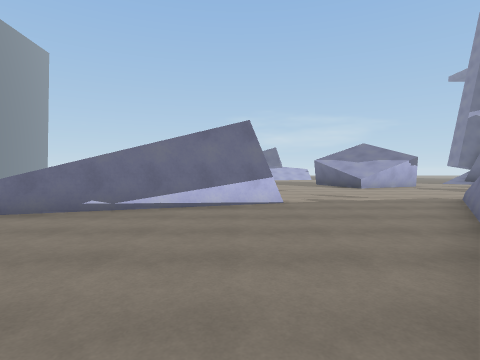
[1] (above)

24 first-person views from a walk through a scene from a Unity 3-D project. The camera is 1.4 m above the floor, tilts 2° down and sees 80° across. The floor is counted in squares, 2 m on a side. Each view is taken from the middle of a square. On the plan, view 1 faces up. The plan holds only what a view shows up to about 10 squares ahead; the rest is blank. The place goes on beyond the plan. Surface patterns are stand-ins for the level's own textures.

[2]
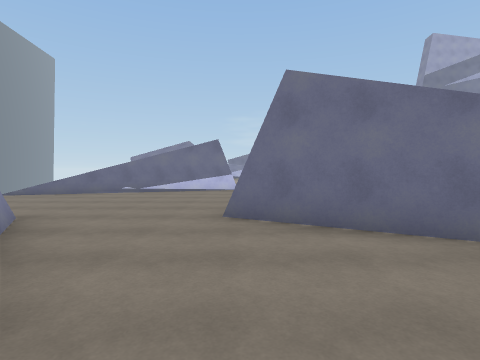

[3]
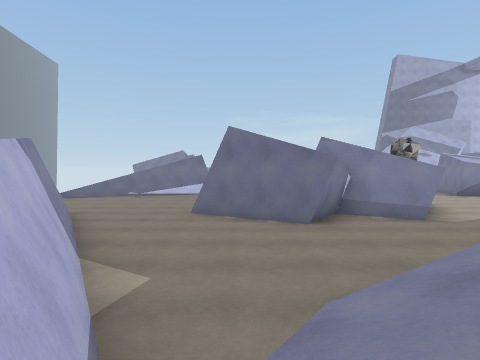

[4]
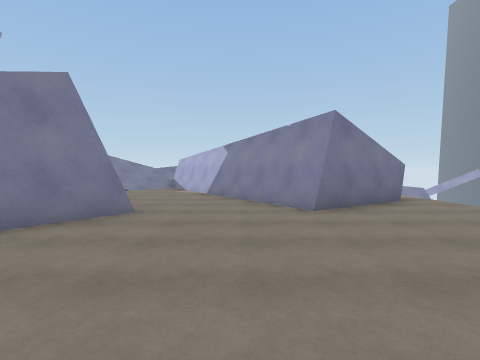

[5]
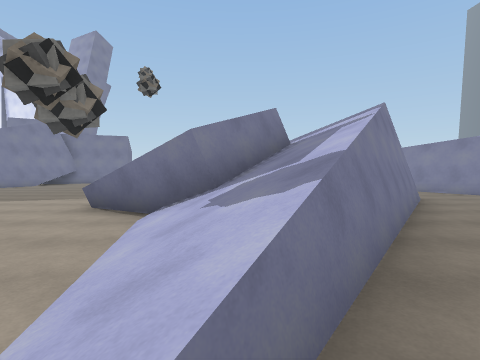

[6]
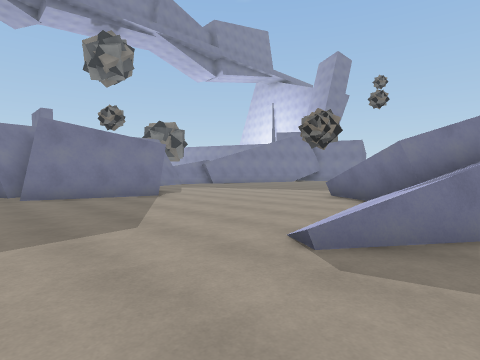

[7]
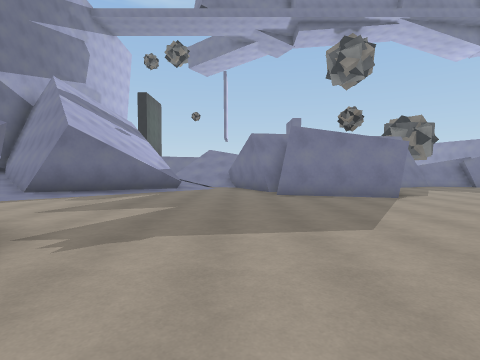

[8]
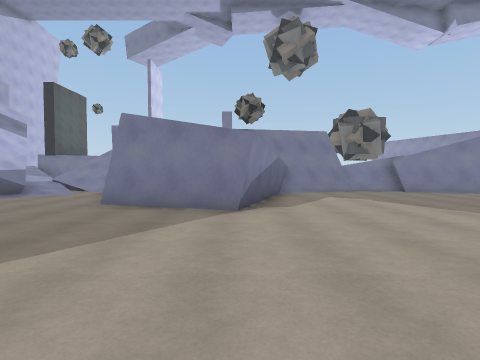

[9]
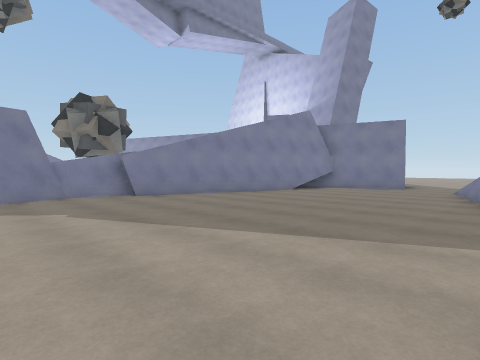

[10]
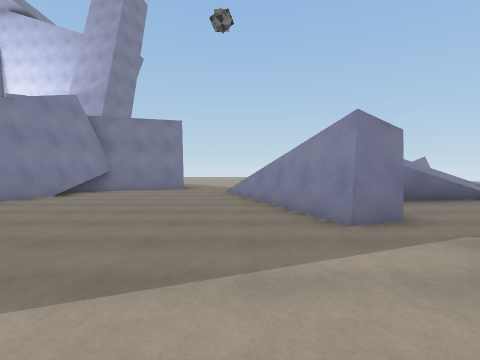

[11]
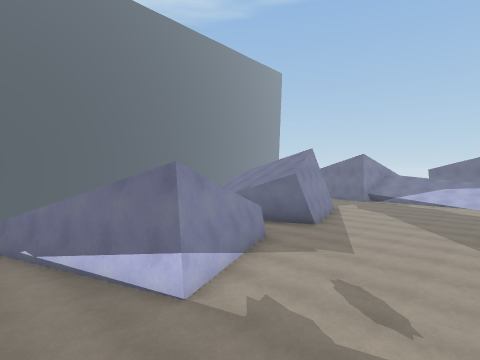

[12]
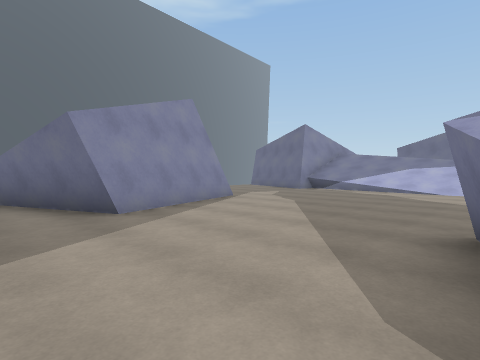

[13]
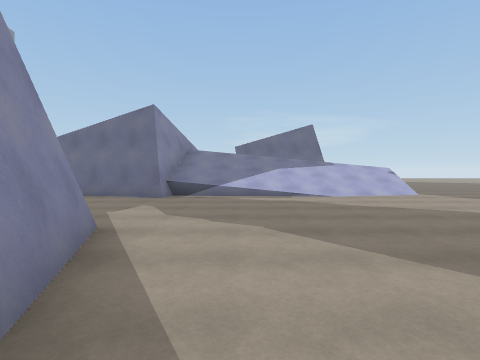

[14]
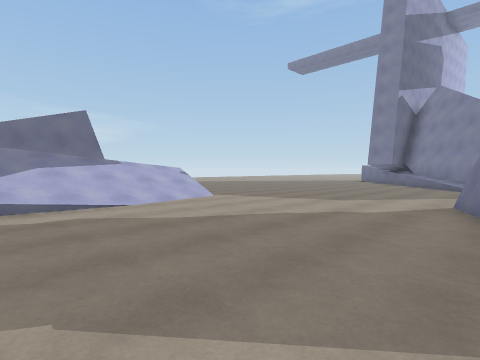

[15]
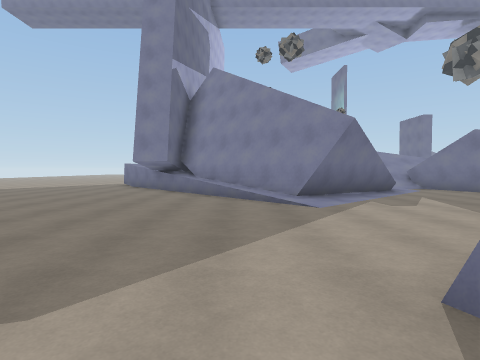

[16]
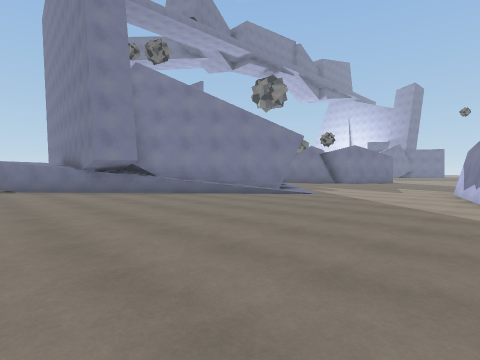

[17]
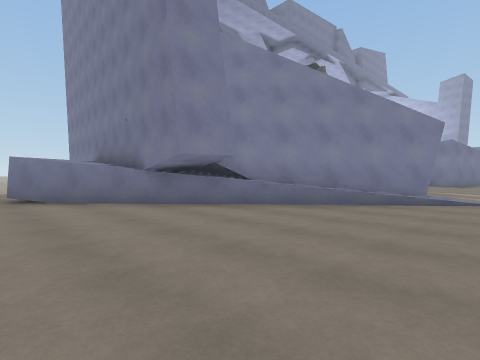

[18]
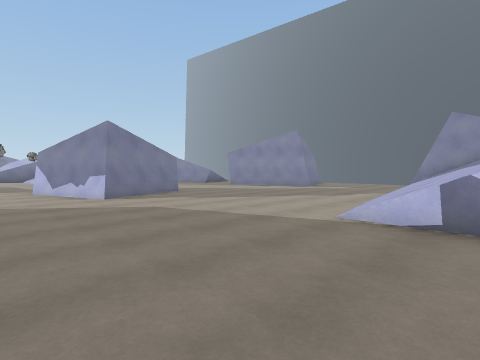

[19]
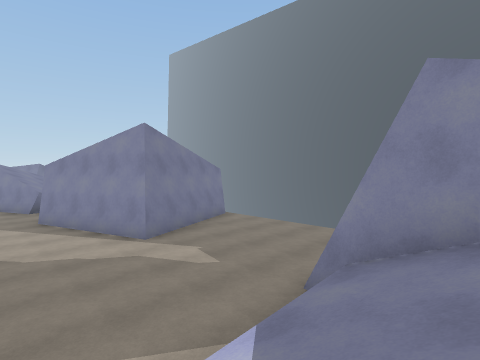

[20]
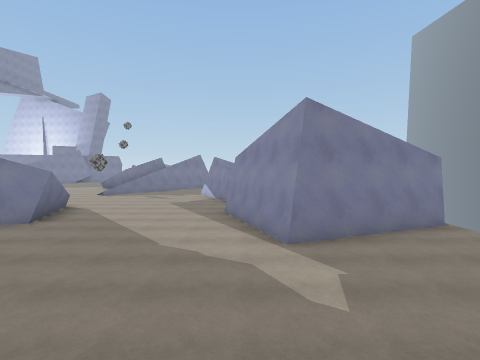

[21]
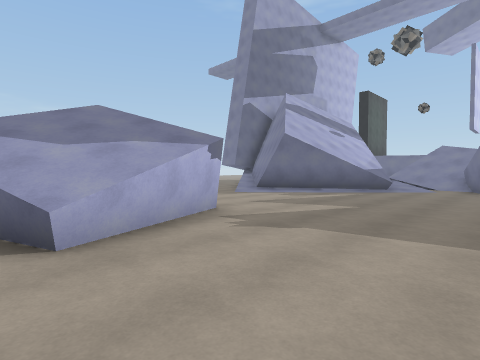

[22]
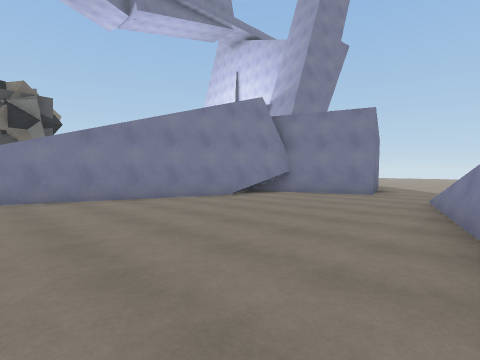

[23]
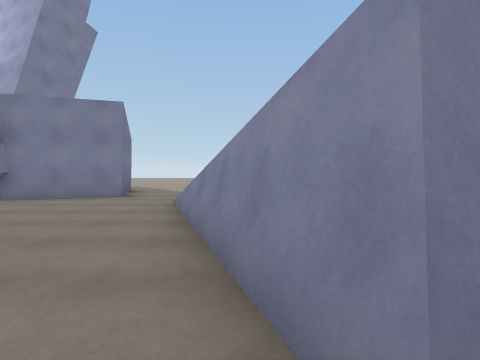

[24]
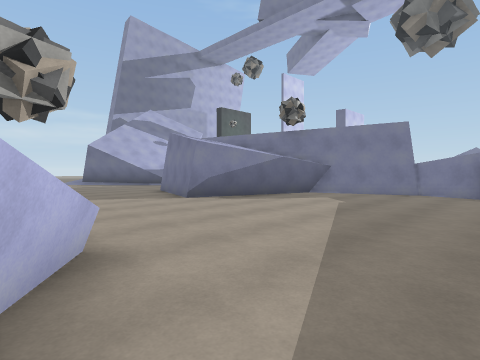

### Floor plan
Key: @ floor where view 1 was taken; # wall or solid block; x gap in a wall; . floor; / step, stairs or slope; = window, fence, low wall or low ledge; ^ raised ledge; v drop or lower ground; R rock.
Columns run from 6 left of view 1 to 18 right of it. Each row starts with its distance up from view 1.
 22     ^======x..........
 21     #//////=............#
 20  ####///////...........##
 19   ../................####
 18  ...................=##
 17  ..................=##
 16  ................./##
 15  ..##............/##
 14 #####......##.....##
 13     ##....####.....#
 12     ##....####.....###/
 11    ##......^#.......^//
 10      /................/
  9      /.............. //
  8       #...........##=
  7       #...........#
  6     //#....=/.....#
  5   /##.....=#/.....###R/
  4  =/......////.......##v
  3  .......##//#.........#/
  2   ......#//^##=.......##
  1  .......=//^##........x/
  0  ...#.@##//###........#
 -1  .#/#...##/..........//
 -2  x  /#.......#.......#/
 -3      #/......##......#
 -4      /#....// #......#
 -5       /#.///  ##....v/
 -6        #///    x....#/
 -7         ///    .....#
 -8                 .###v
 -9                 .# ###
-10                 ..  #
-11                 ..

Positions as (right, up) in squares from view 1, and headings:
1: (0, 0), facing up
2: (1, -4), facing up
3: (2, -7), facing up
4: (-1, 5), facing down
5: (5, 7), facing down
6: (4, 9), facing down-right
7: (4, 9), facing right
8: (6, 5), facing right
9: (8, 3), facing down-right
10: (9, 2), facing down
11: (4, 4), facing up-left
12: (4, 10), facing up-left
13: (0, 12), facing up
14: (0, 14), facing up-right
15: (5, 16), facing right
16: (6, 22), facing down-right
17: (10, 22), facing down-right
18: (9, 22), facing down-left
19: (1, 21), facing down-left
20: (-1, 20), facing down
21: (4, 8), facing up-right
22: (8, 0), facing down-right
23: (8, -1), facing down
24: (7, -1), facing up-right
